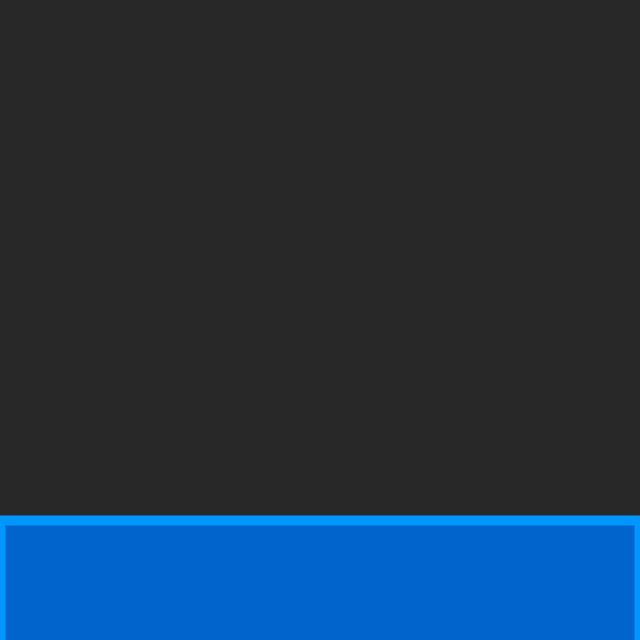
Frame 1 (no input)
Frame 60 (the mouse pressed at the canvas centre just before this capture): identical to frame 1, image omitted
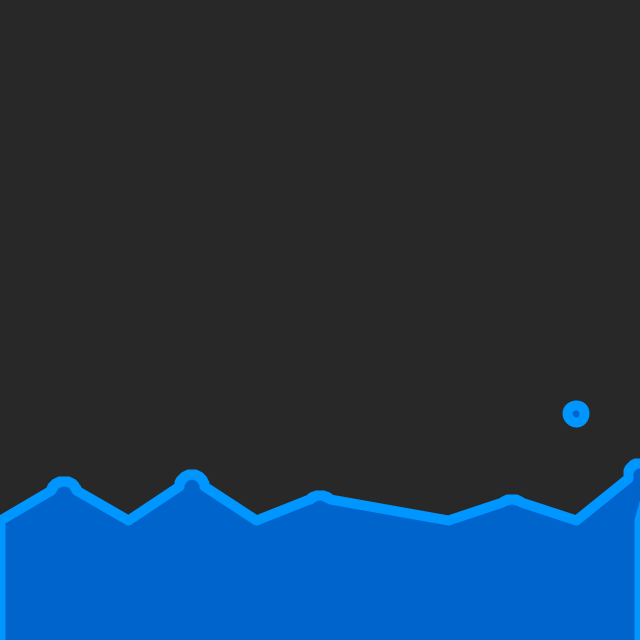
Frame 120 (the mouse held since frame 60 and released just before this capture)

The Processing sketch that drew these frames (run headless with seeded random() and noise(); from frame 60 on, the mouse is pressed at the canvas centre):

// Processing sketch: processing_178825
// ── processing_178825.pde

ArrayList circles = new ArrayList();

PVector force = new PVector(0, -0.007);
float level = 520;

void setup() {
  size(640, 640);
  fill(0, 100, 205);
  stroke(0, 150, 255);
  strokeWeight(10);
  strokeJoin(ROUND);
  /* We must make them in order. Otherwise things get crazy. */
  for (int i = 0; i <= 10; i++) {
    circles.add(new Circle(new PVector(i*64, height), random(6, 35)));
  }
}

void draw() {
  background(40);
  
  /* The lines and circles will be a whole shape. */
  beginShape();
  vertex(0, height);
  vertex(0, level);
  for (int i = 0; i < circles.size (); i++) {
    Circle c = (Circle) circles.get(i);
    /* 
    If "se" >= 180 then make vertex where the circles xpos is and make a circle where the circle is. Its 180 because
    when we draw our circle it starts at the top (0) then draws to the bottom (left or right) which will equal 180
    or half a circle.
    */
    if (c.se >= 180.0 || c.loc.y-c.s/2 > level) {
      vertex(c.loc.x, level);
      ellipse(c.loc.x, c.loc.y, c.s, c.s);
    } else {
      /* Otherwise draw our circle out of vertex's */
      c.draw();
    }
    c.move();
    c.applyForce(force);
  }
  vertex(width-1, level);
  vertex(width-1, height);
  endShape();
}

class Circle {
  PVector loc, vel, acc;
  float s, se, mass;

  Circle(PVector loc, float s) {
    this.loc = loc;
    vel = new PVector();
    acc = new PVector();
    
    this.s = s*2;
    mass = s/40;
  }

  void draw() {
    /* Draw the circle. "se" is where we should start and end drawing the circle. */
    for (float i = -se; i <= se; i+=2) {
      float x = sin(radians(i)) * s/2;
      float y = cos(radians(i)) * s/2;
      vertex(loc.x+x, loc.y-y);
      //vertex(loc.x+x, loc.y+y);
    }
  }
  void move() {
    /* 
    "se" = is the level minus the (circles position minus its size). We minus our size to get the bottom of the circle.
    This means our for loop will start drawing from the top then end at the bottom. We multiply by 2 so the sticky effect
    doesn't go crazy.
    */
    se = (level-(loc.y-s/2))*2;
    //se = (loc.y-level+s/2)*2;
    vel.add(acc);
    loc.add(vel);
    acc.mult(0);
    if(loc.y < -s){
      loc.y = height;
      vel = new PVector(0, 0);
      acc = new PVector(0, 0);
    }
  }
  
  void applyForce(PVector force) {
    acc.add(PVector.div(force, mass));
  }
}
